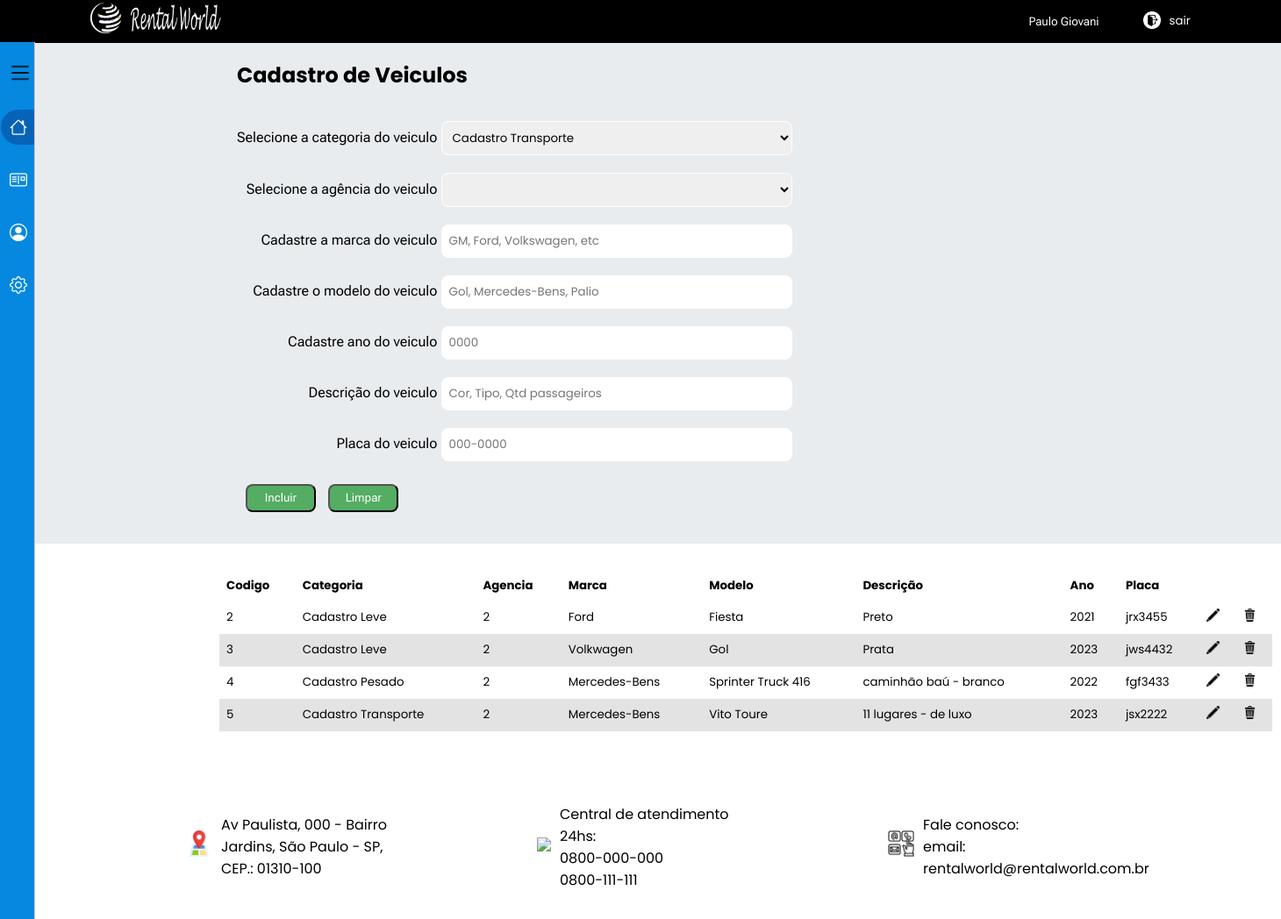
The app's page /admin/cadastro_veiculos.php (signed in), older data.
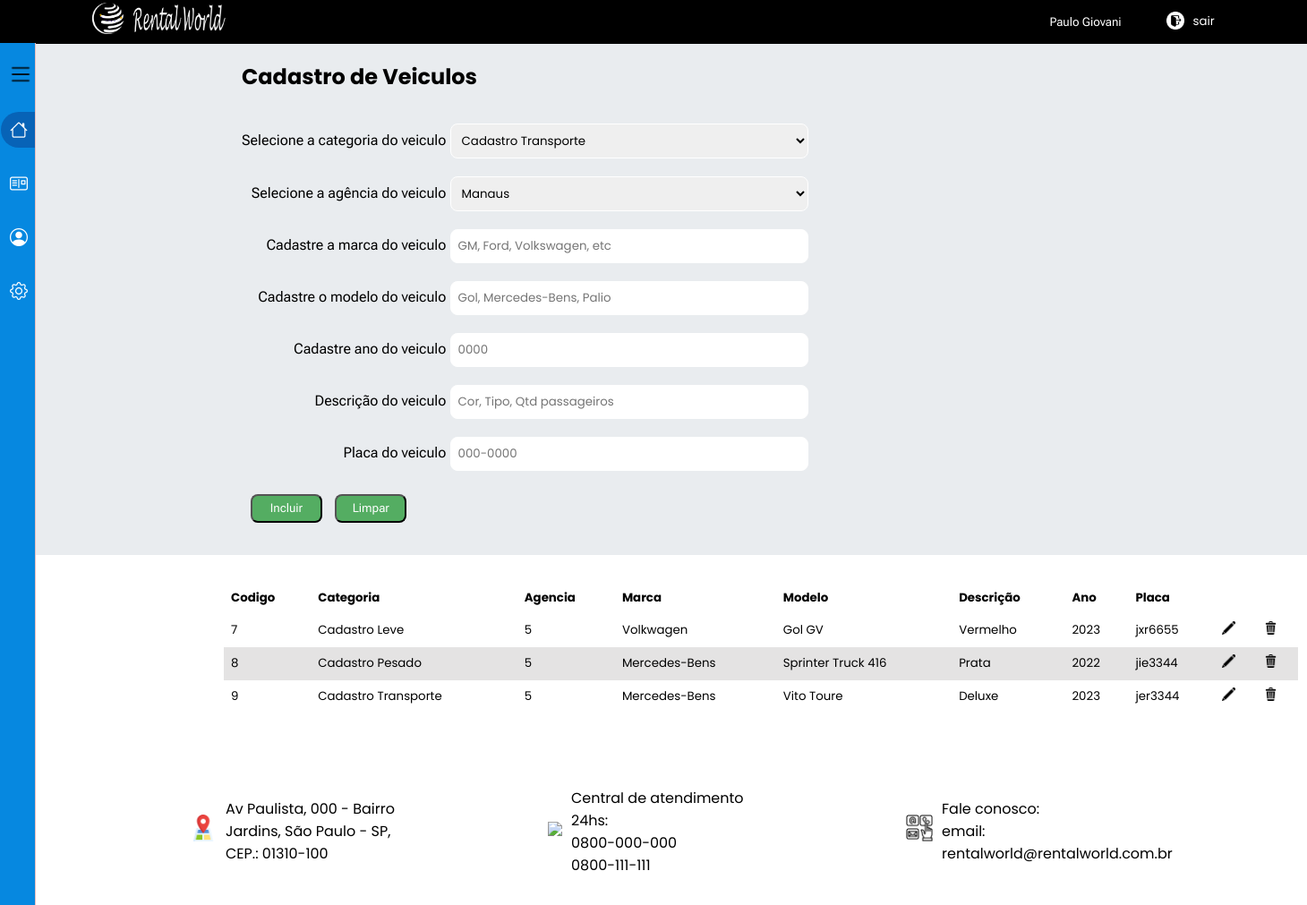
The same page, newer data.
### tables this page shows
CREATE TABLE `veiculo` (
  `codigo` int(11) NOT NULL,
  `marca` varchar(50) NOT NULL,
  `modelo` varchar(50) NOT NULL,
  `descricao` varchar(100) NOT NULL,
  `ano` int(11) NOT NULL,
  `placa` varchar(7) NOT NULL,
  `fk_categoria_codigo` int(11) DEFAULT NULL,
  `fk_agencia_codigo` int(11) NOT NULL
);

CREATE TABLE `categoria` (
  `codigo` int(11) NOT NULL,
  `categoria` varchar(50) NOT NULL
);

### admin/cadastro_veiculos.php (the view, shortened to what this page needs)
<?php require ('menu_gestao.php');
require('../conexao.php');
$select_veiculo = mysqli_query($conexao, "SELECT veiculo.*, categoria.categoria FROM `veiculo` LEFT JOIN categoria on veiculo.fk_categoria_codigo = categoria.codigo ORDER BY veiculo.codigo ASC");
if (mysqli_num_rows($select_veiculo) > 0) {
	$dados_veiculo = mysqli_fetch_assoc($select_veiculo);
}
?>
<!DOCTYPE html>
<html lang="pt-br">
	<head>
	</head>
<body>
<?php
		$select_categoria = mysqli_query($conexao, "SELECT * FROM categoria");
		if (mysqli_num_rows($select_categoria) > 0) {
		$dados_categoria = mysqli_fetch_assoc($select_categoria);
	}
		$select_agencia = mysqli_query($conexao, "SELECT * FROM agencia");
		if (mysqli_num_rows($select_agencia) > 0) {
		$dados_agencia = mysqli_fetch_assoc($select_agencia);
	}
	?>
	<main>
		<form name="veiculo" class="form_cadastro" method="post">
			<h2> Cadastro de Veiculos </h2><br>
			<div class="cadastro_div">
				<div>
					<label>Selecione a categoria do veiculo</label>
					<select class="input_cadastro" name="fk_categoria_codigo">
						<?php do{
						?>
						<option value="<?php echo $dados_categoria['codigo'];?>"><?php echo $dados_categoria['categoria'];?></option>
						<?php }while ($dados_categoria = mysqli_fetch_assoc($select_categoria));?>
					</select>
				</div>
				<div>
					<label>Selecione a agência do veiculo</label>
					<select class="input_cadastro" name="fk_agencia_codigo">
						<?php do{
						?>
						<option value="<?php echo $dados_agencia['codigo'];?>"><?php echo $dados_agencia['cidade'];?></option>
						<?php }while ($dados_agencia = mysqli_fetch_assoc($select_agencia));?>
					</select>
				</div>
				<div>
					<label>Cadastre a marca do veiculo</label>
					<input class="input_cadastro" type="text" placeholder="GM, Ford, Volkswagen, etc" name="marca" required autofocus>
				</div>
				<div>
					<label>Cadastre o modelo do veiculo</label>
					<input class="input_cadastro" type="text" placeholder="Gol, Mercedes-Bens, Palio" name="modelo" required autofocus>
				</div>
				<div>
					<label>Cadastre ano do veiculo</label>
					<input class="input_cadastro" type="text" placeholder="0000" name="ano" required autofocus>
				</div>
				<div>
					<label>Descrição do veiculo</label>
					<input class="input_cadastro" type="text" placeholder="Cor, Tipo, Qtd passageiros" name="descricao" required autofocus>
				</div>
				<div>
					<label>Placa do veiculo</label>
					<input class="input_cadastro" type="text" placeholder="000-0000" name="placa" required autofocus>
				</div>
			</div>
			<div class="botoes">
                <input class="botao" type="submit" id="btn_salvar" name="btn_salvar" value="Incluir">
                <input class="botao" type="reset" value="Limpar">
            </div>
		</form>
	</main>
	<table>
		<thead>
			<tr>
				<th>Codigo</th>
				<th>Categoria</th>
				<th>Agencia</th>
				<th>Marca</th>
				<th>Modelo</th>
				<th>Descrição</th>
				<th>Ano</th>
				<th>Placa</th>
			</tr>
		<tbody>
			<?php do{
			?>
			<tr>
				<td><?php echo $dados_veiculo['codigo'];?></td>
				<td><?php echo $dados_veiculo['categoria'];?></td>
				<td><?php echo $dados_veiculo['fk_agencia_codigo'];?></td>
				<td><?php echo $dados_veiculo['marca'];?></td>
				<td><?php echo $dados_veiculo['modelo'];?></td>
				<td><?php echo $dados_veiculo['descricao'];?></td>
				<td><?php echo $dados_veiculo['ano'];?></td>
				<td><?php echo $dados_veiculo['placa'];?></td>
				<td>
					<a href="comandos/editar_veiculo.php?codigo=<?php echo $dados_veiculo['codigo'];?>">
					<img src="../img/editar.png" title="Editar"></a>
				</td>
				<td>
					<a href="javascript:func()" onclick="confirmar_exclusao('<?php echo $dados_veiculo['codigo'];?>')">
					<img src="../img/lixeira.png" title="Excluir"></a>
				</td>
			</tr>
				<?php }while ($dados_veiculo = mysqli_fetch_assoc($select_veiculo));?>
		</tbody>
	</table>
	<footer>
   		<div>
</body>
</html>

Row changes from the older to the newer data that the page shows:
removed veiculo: codigo "2", fk_categoria_codigo.categoria "Cadastro Leve", fk_agencia_codigo "2", marca "Ford", modelo "Fiesta", descricao "Preto", ano "2021", placa "jrx3455"
removed veiculo: codigo "3", fk_categoria_codigo.categoria "Cadastro Leve", fk_agencia_codigo "2", marca "Volkwagen", modelo "Gol", descricao "Prata", ano "2023", placa "jws4432"
removed veiculo: codigo "4", fk_categoria_codigo.categoria "Cadastro Pesado", fk_agencia_codigo "2", marca "Mercedes-Bens", modelo "Sprinter Truck 416", descricao "caminhão baú - branco", ano "2022", placa "fgf3433"
removed veiculo: codigo "5", fk_categoria_codigo.categoria "Cadastro Transporte", fk_agencia_codigo "2", marca "Mercedes-Bens", modelo "Vito Toure", descricao "11 lugares - de luxo", ano "2023", placa "jsx2222"
added veiculo: codigo "7", fk_categoria_codigo.categoria "Cadastro Leve", fk_agencia_codigo "5", marca "Volkwagen", modelo "Gol GV", descricao "Vermelho", ano "2023", placa "jxr6655"
added veiculo: codigo "8", fk_categoria_codigo.categoria "Cadastro Pesado", fk_agencia_codigo "5", marca "Mercedes-Bens", modelo "Sprinter Truck 416", descricao "Prata", ano "2022", placa "jie3344"
added veiculo: codigo "9", fk_categoria_codigo.categoria "Cadastro Transporte", fk_agencia_codigo "5", marca "Mercedes-Bens", modelo "Vito Toure", descricao "Deluxe", ano "2023", placa "jer3344"
Text that changed along with them:
form field fk_agencia_codigo: (not shown) → "Manaus"
